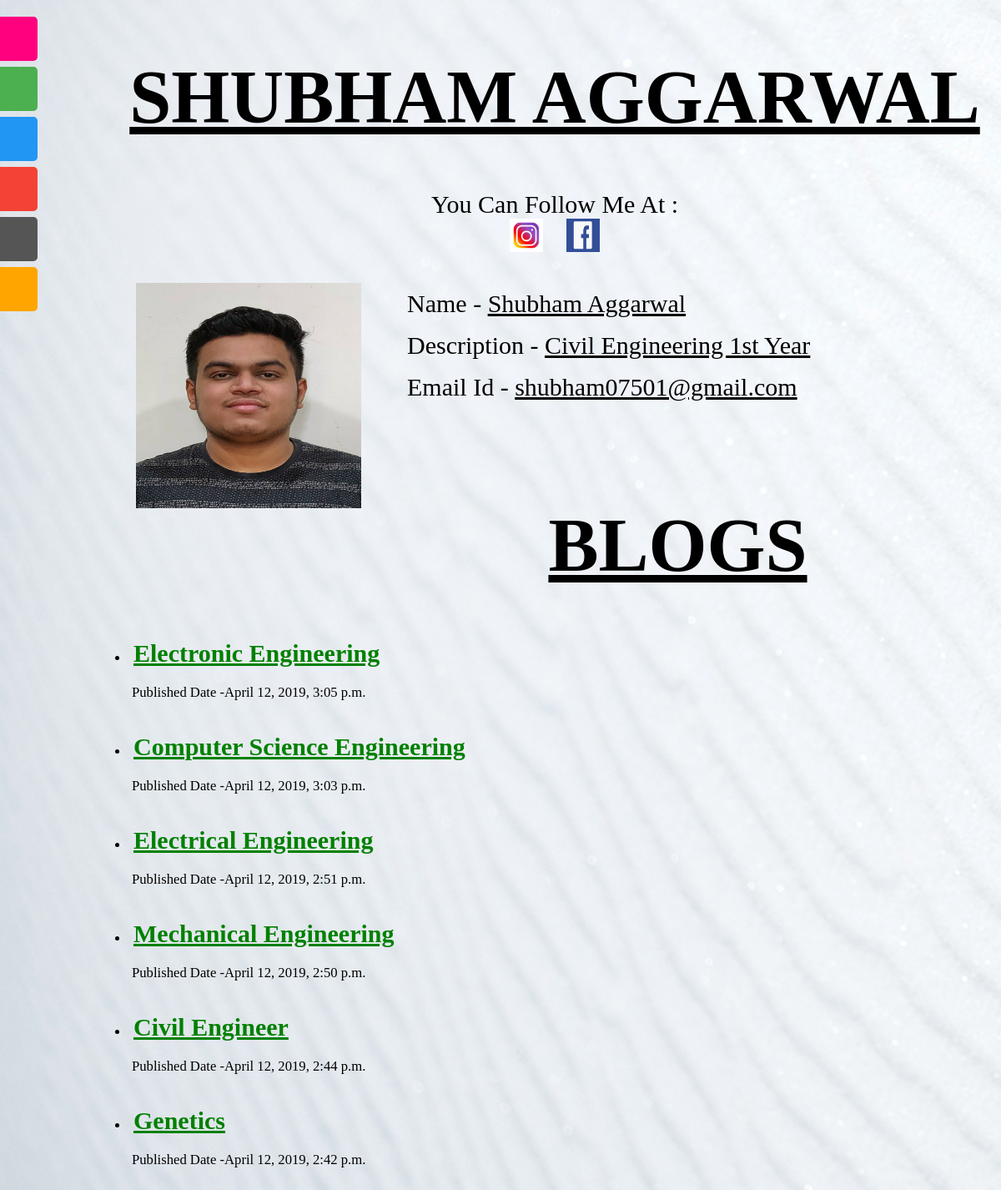
/blog/bloggers/6/, run on the app's committed database.
### blogs/models.py (models this page shows, shortened)
class Blogger(models.Model):
	username=models.CharField(max_length=30,null=True,default=None)
	blogger_name=models.CharField(max_length=30,default=None,null=True)
	blogger_desc=models.TextField()
	blogger_email=models.CharField(max_length=40,null=True)
	image=models.ImageField(upload_to='profile_image',null=True)
	insta=models.URLField(max_length=100,null=True,blank=True)
	fb=models.URLField(max_length=100,null=True,blank=True)
	twitter=models.URLField(max_length=100,null=True,blank=True)

class Post(models.Model):
	blogger=models.ForeignKey(Blogger,on_delete=models.CASCADE)
	post_title=models.CharField(max_length=100)
	post_detail=models.TextField()
	pub_date=models.DateTimeField('date published',null=True)

### blogs/views.py (the view)
# urls.py: url(r'^bloggers/(?P<author_id>[0-9]+)/$',views.blogger_detail,name='blogger_details'),
def blogger_detail(request,author_id):
    blog=Post.objects.order_by('-pub_date')[:]
    blogger=get_object_or_404(Blogger, pk=author_id)
    return render(request,"blogs/blogger_detail.html",{'blogger':blogger,'blog':blog})

### blogs/templates/blogs/blogger_detail.html (shortened to what this page needs)
{% load static %}
<link rel='stylesheet' type="text/css" href="{% static 'blogs/style.css' %}" />
<body id='body1'>
<div id="mySidenav" class="sidenav">
  <a href="{% url 'home:main' %}" id='home'>Home</a>
  <a href="{% url 'blogs:show_all' %}" id="blogs">All Blogs</a>
  <a href="{% url 'blogs:all_bloggers' %}" id="bloggers">Bloggers</a>
  <a href="{% url 'home:about_us' %}" id="about">About Us</a>
  <a href="{% url 'home:contact_us' %}" id="contact">Contact Us</a>
  {% if request.user.is_authenticated %}
  <a href="{% url 'logout' %}" id='log'>Logout</a>
  {% elif not request.user.is_authenticated %}
	<a href="{% url 'login' %}" id="log">Login</a>
  {% endif %}
</div>
<h1 id='h101'>{{blogger.blogger_name|upper}}</h1>
{% if blogger.insta or blogger.fb or blogger.twitter %}
<p id='p05'>You Can Follow Me At :<br>
  {% if blogger.insta %}
  <a href="{{blogger.insta}}" target="_blank"><img src="{% static 'blogs/images/instagram.jpg' %}" height="40px" width=40px id='img2'></a>
  {% endif %}
  {% if blogger.fb %}
  <a href="{{blogger.fb}}" target="_blank"><img id='img2' src="{% static 'blogs/images/facebook.jpg' %}" height="40px" width=40px></a>
  {% endif %}
</p>
{% endif %}
<img src="{{blogger.image.url}}" alt="image - {{blogger.blogger_name}}" height="270px" width="270px" id='img1'>
<p id='p04'>
Name - <span id='span03'>{{blogger.blogger_name}}</span><br>
Description - <span id='span03'>{{blogger.blogger_desc}}</span><br>
Email Id - <span id='span03'>{{blogger.blogger_email}}</span><br>
</p>
<br>
<h1 id='h101'>BLOGS</h1>
{% for blog in blog %}
	{% if blog.blogger.blogger_name == blogger.blogger_name %}
	<li><a href="{% url "blogs:details" blog.id %}">{{blog.post_title|title}}<br /></a></li><p id='p01'><small>Published Date -{{blog.pub_date}}</small></p><br />
	{% endif %}
{% endfor %}

### blogs/static/blogs/style.css (style rules this page uses)
#p01 { padding-left: 20px; font-size: 20px; }
li a { color: green; font-size: 30px; font-weight: bold; }
#body1 { background: white url("images/Background.jpg") no-repeat; background-size: cover; padding-left: 130px; }
#h101 { margin-top: 65px; text-align: center; font-size: 90px; text-decoration-style: solid; text-decoration-line: underline; font-weight: bold; font-family: Gentona; }
#mySidenav a { position: fixed; left: -110px; transition: 0.3s; padding: 15px; width: 125px; text-decoration: none; font-size: 20px; color: white; border-radius: 0 5px 5px 0; }
#home { top: 20px; background-color: #ff007f; }
#blogs { top: 80px; background-color: #4CAF50; }
#bloggers { top: 140px; background-color: #2196F3; }
#about { top: 200px; background-color: #f44336; }
#contact { top: 260px; background-color: #555 }
#log { top: 320px; background-color: orange; }
#img1 { padding-left: 25px; float: left; }
#p04 { font-size: 30px; padding-left: 350px; line-height: 50px; }
#span03 { font-size: 30px; text-decoration-line: underline; }
#p05 { text-align: center; font-size: 30px; }
#img2 { padding-left: 10px; padding-right: 10px; }

### data on the page
Blogger: blogger_name "SHUBHAM AGGARWAL", image (picture), blogger_name "Shubham Aggarwal", blogger_desc "Civil Engineering 1st Year", blogger_email "shubham07501@gmail.com"
Post: post_title "Electronic Engineering", pub_date "April 12, 2019, 3:05 p.m."
Post: post_title "Computer Science Engineering", pub_date "April 12, 2019, 3:03 p.m."
Post: post_title "Electrical Engineering", pub_date "April 12, 2019, 2:51 p.m."
Post: post_title "Mechanical Engineering", pub_date "April 12, 2019, 2:50 p.m."
Post: post_title "Civil Engineer", pub_date "April 12, 2019, 2:44 p.m."
Post: post_title "Genetics", pub_date "April 12, 2019, 2:42 p.m."
